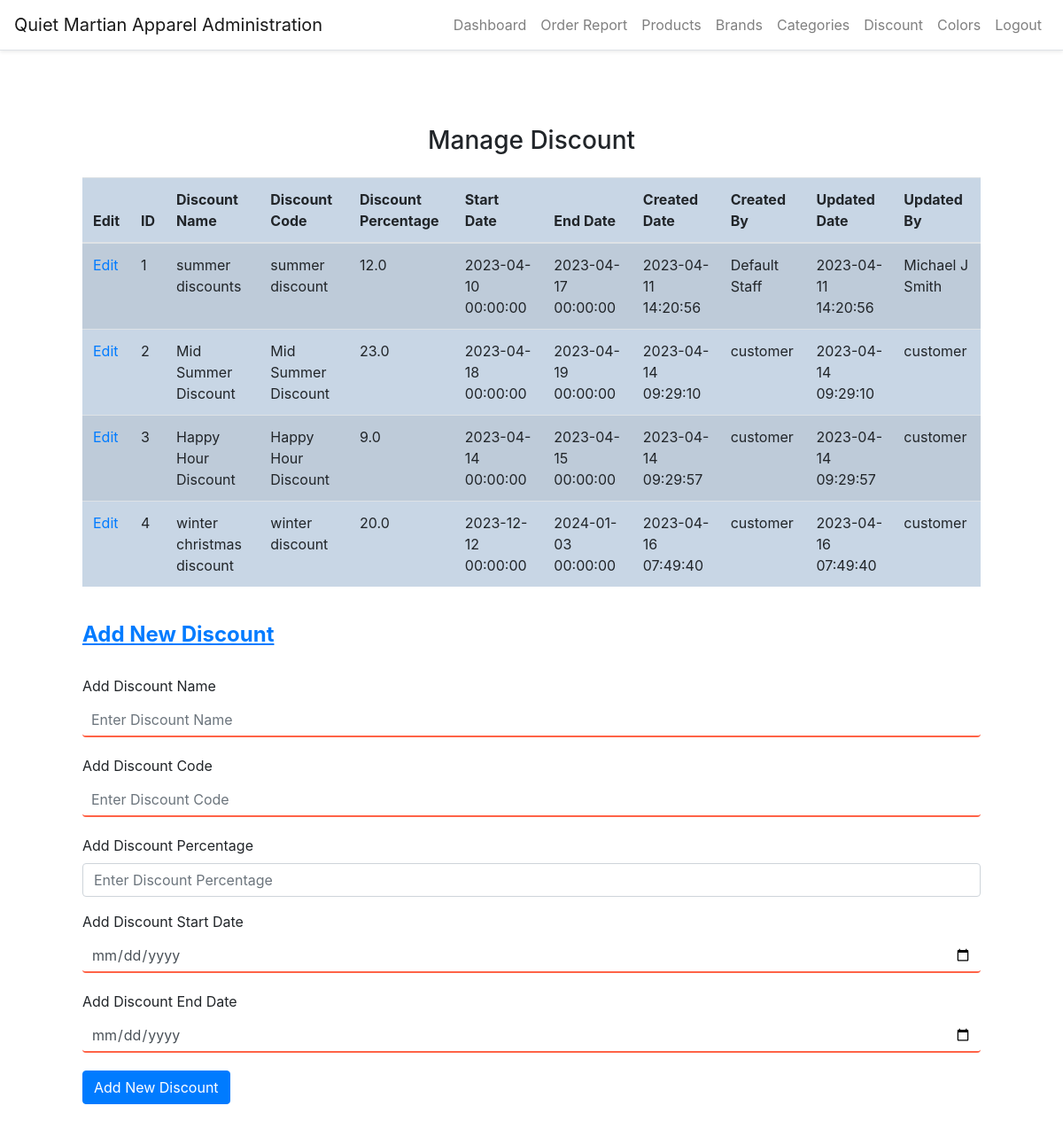
The app's page /manage-discount (signed in), older data.
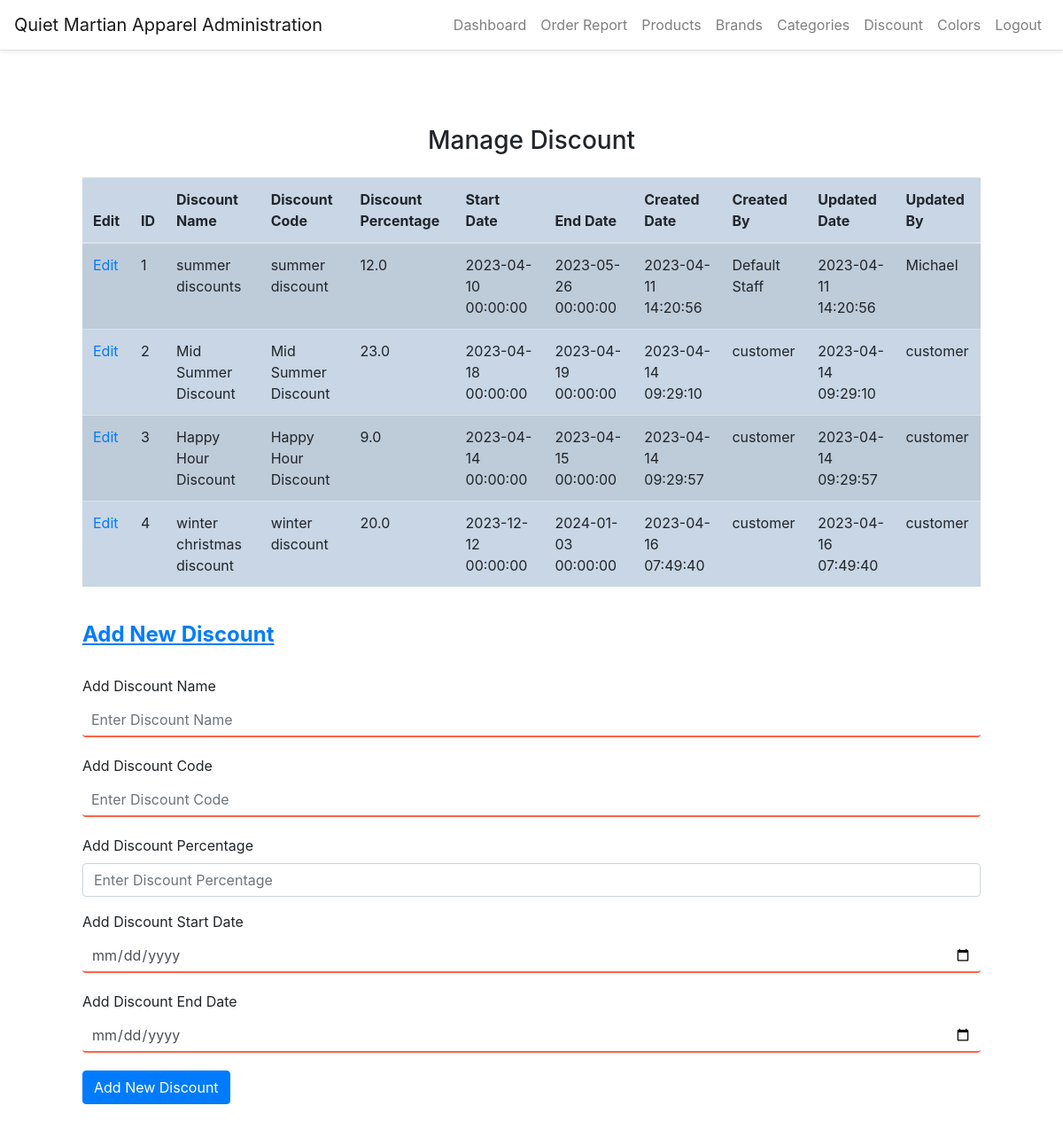
The same page, newer data.
### website/models.py (models this page shows)
class Discount(db.Model,UserMixin):
    id = db.Column(db.Integer, primary_key=True)
    name = db.Column(db.String(150))
    discount_code = db.Column(db.String(150), unique=True)
    percentage = db.Column(db.Float)
    start_date = db.Column(db.DateTime)
    end_date = db.Column(db.DateTime)
    created_date = db.Column(db.DateTime, default=func.now())
    created_by = db.Column(db.Integer)
    updated_date = db.Column(db.DateTime, default=func.now())
    updated_by = db.Column(db.Integer)
    products = db.relationship('Product')

### website/auth.py (the view, shortened to what this page needs)
@auth.route('/manage-discount', methods=['GET', 'POST'])
@login_required
def manage_discount():
    d = Discount.query.all()
    discounts = d
    return render_template("staff/discount.html", discounts=discounts, user=current_user)

### website/templates/staff/discount.html (shortened to what this page needs)
<!DOCTYPE html>
{% extends "staff/layout.html" %}
{% block main %}
<head>
<link rel="stylesheet" href="static/style.css">
</head>
<body>
<div class="container">
    <h3 class="my-4 text-center">Manage Discount</h3>
<table class="table table-striped" style="background-color: #c8d6e5">
        <thead >
            <tr>
                <th>Edit</th>
                <th>ID</th>
                <th>Discount Name</th>
                <th>Discount Code</th>
                <th>Discount Percentage</th>
                <th>Start Date</th>
                <th>End Date</th>
                <th>Created Date</th>
                <th>Created By</th>
                <th>Updated Date</th>
                <th>Updated By</th>
            </tr>
        </thead>
        <tbody>
            {% for discount in discounts %}
            <tr>
                <td><a href="{{ url_for('auth.edit_discount', discount_id=discount.id) }}">Edit</a></td>
                <td>{{ discount.id }}</td>
                <td>{{ discount.name }}</td>
                <td>{{ discount.discount_code }}</td>
                <td>{{ discount.percentage }}</td>
                <td>{{ discount.start_date }}</td>
                <td>{{ discount.end_date }}</td>
                <td>{{ discount.created_date }}</td>
                <td>{{ discount.created_by }}</td>
                <td>{{ discount.updated_date }}</td>
                <td>{{ discount.updated_by }}</td>
            </tr>
            {% endfor %}
        </tbody>
    </table>
    <br>
    <form method="POST">
        <div class="form-group" id="newdiscount">
            <h4><a href="#newdiscount"><strong><u>Add New Discount</u></strong></a></h4>
            <br>
            <label for="name">Add Discount Name</label>
            <input type="text" class="form-control" id="name" name="name" placeholder="Enter Discount Name"
                required>
        </div>
        <div class="form-group">
            <label for="code">Add Discount Code</label>
            <input type="text" class="form-control" id="code" name="code" placeholder="Enter Discount Code"
                required>
        </div>
        <div class="form-group">
            <label for="percentage">Add Discount Percentage</label>
            <input type="number" class="form-control" id="percentage" name="percentage" placeholder="Enter Discount Percentage"
                required>
        </div>
        <div class="form-group">
            <label for="start_date">Add Discount Start Date</label>
            <input type="date" class="form-control" id="start_date" name="start_date" placeholder="Enter Discount Start Date"
                required>
        </div>
        <div class="form-group">
            <label for="end_date">Add Discount End Date</label>
            <input type="date" class="form-control" id="end_date" name="end_date" placeholder="Enter Discount End Date"
                required>
        </div>
        <button type="submit" class="btn btn-primary mb-3">Add New Discount</button>
    </form>
</div>
</body>
{% endblock %}

Row changes from the older to the newer data that the page shows:
changed Discount "summer discounts": end_date "2023-04-17 00:00:00" → "2023-05-26 00:00:00"; updated_by "Michael J Smith" → "Michael"
